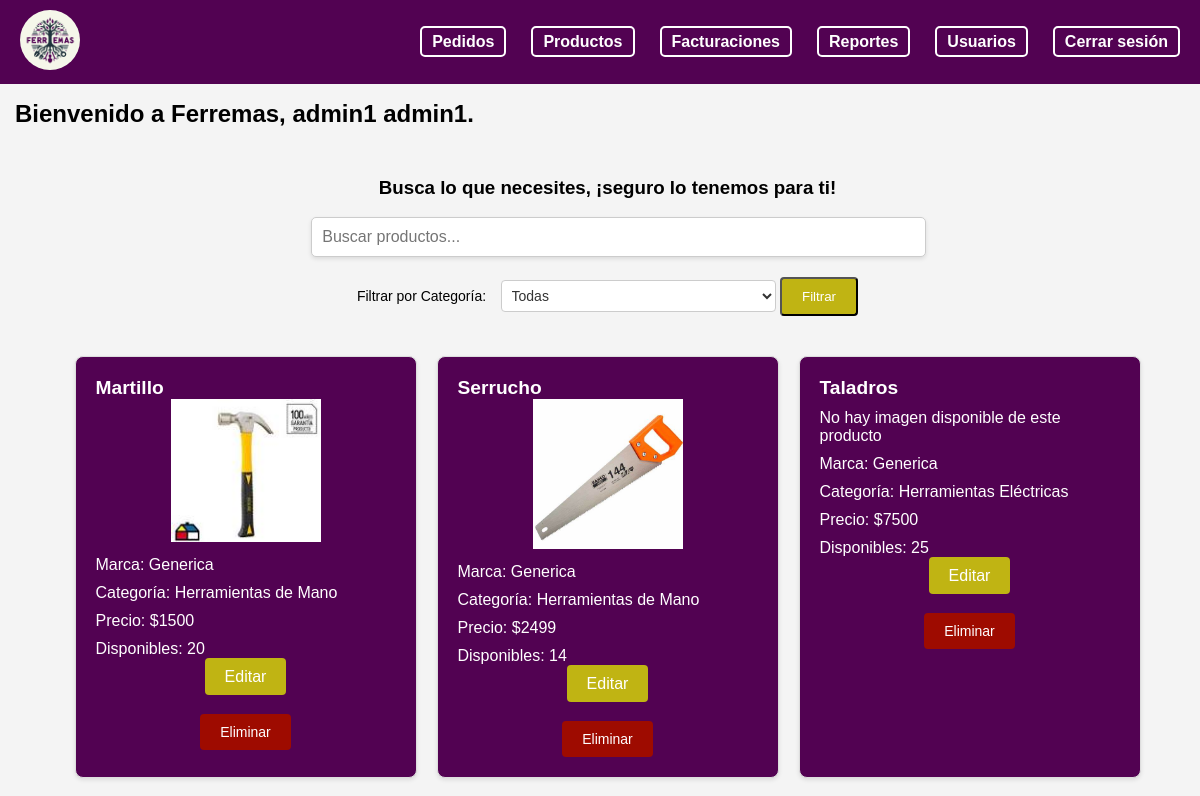
Page /adm_inventario/ (signed in, upper part) on the earlier database version.
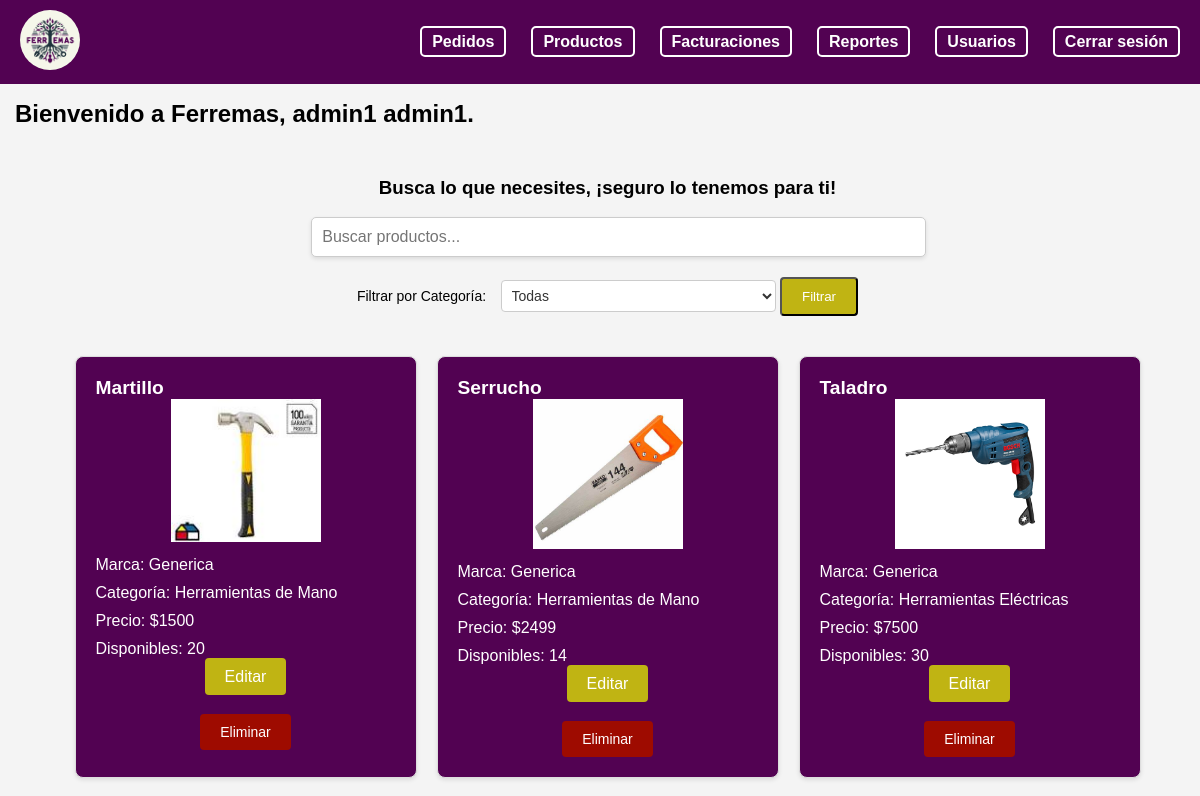
Same page on the later database version.
### myapp/models.py (models this page shows, shortened)
class Inventario(models.Model):
    prod_id = models.AutoField(primary_key=True)
    prod_nom = models.CharField(max_length=50)
    prod_marca = models.CharField(max_length=25)
    prod_prec= models.IntegerField()
    prod_img = models.ImageField(upload_to=path_and_rename, null=True, blank=True)
    catProd_nom = models.ForeignKey(CategoriaProducto, on_delete=models.CASCADE)
    inv_cantTotal = models.IntegerField(default=0)

class CategoriaProducto(models.Model):
    catProd_nom = models.CharField(max_length=100)
    def __str__(self):
        return self.catProd_nom

### myapp/views.py (the view)
# urls.py: path('adm_inventario/', views.adm_inventario, name='adm_inventario'),
def adm_inventario(request):
    user_id = request.session.get('user_id')
    if not user_id:
        return redirect('home')
    try:
        empleado = Empleado.objects.get(emp_id=request.session['user_id'])
        print("Empleado ID from session:", request.session.get('user_id'))
        print("Empleado Profile for current user:", empleado)
    except Empleado.DoesNotExist:
        return JsonResponse({'error': 'Empleado no encontrado'})
    productos = Inventario.objects.all()
    categorias = CategoriaProducto.objects.all()
    categoria_filtro = request.GET.get('categoria')
    if categoria_filtro:
        productos = productos.filter(catProd_nom__catProd_nom=categoria_filtro)
    return render(request, 'empleado/admin/adm_inventario.html', {'empleado': empleado, 'productos': productos, 'categorias': categorias})

### myapp/models.py (called while the page is built)
    def __str__(self):
        return self.rol.rol_id +' - '+ self.emp_name +' '+ self.emp_lastname

### myapp/templates/empleado/admin/adm_inventario.html (shortened to what this page needs)
{% load static %}
<!DOCTYPE html>
<html lang="en">
<head>
    <link rel="stylesheet" href="{% static '/styles/nav.css' %}" />
    <link rel="stylesheet" href="{% static '/styles/cliente/productos.css' %}" />
</head>
<body>
    <header>
        <nav>
            <div class="navbar">
            <div class="logo">
                <a href="/adm_home">
                <img src="{% static '/logo/LogoFerremas.png' %}" alt="Logo" />
                </a>
            </div>
            <div class="nav-items">
                <ul>
                    <li><a href="/adm_pedidos" id="pedidos-link"> Pedidos</a></li>
                    <li><a href="/adm_productos" id="productos-link"> Productos</a></li>
                    <li><a href="#" id="facturaciones-link"> Facturaciones</a></li>
                    <li><a href="#" id="reportes-link"> Reportes</a></li>
                    <li><a href="/adm_usuarios" id="usuarios-link"> Usuarios</a></li>
                    <li><a href="/"> Cerrar sesión</a></li>
                </ul>
            </div>
            </div>
        </nav>
    </header>
    <div class="content" id="text1" style="margin-top: 100px; margin-left: 15px;">
        <h2> Bienvenido a Ferremas, {{empleado.emp_name}} {{empleado.emp_lastname}}.</h2>
        <div class="search-bar">
            <div class="search-text">
                <h3>Busca lo que necesites, ¡seguro lo tenemos para ti!</h3>
            </div>
            <div class="search-input-container">
                <input type="text" id="searchInput" placeholder="Buscar productos..." onkeyup="filtrarProductos()">
            </div>
            <div class="filtro-categoria">
                <form method="get">
                    <label for="categoria">Filtrar por Categoría:</label>
                    <select name="categoria" id="categoria">
                        <option value="">Todas</option>
                    </select>
                    <button type="submit" class="editar-producto">Filtrar</button>
                </form>
            </div>
        </div>
        <div class="card-container" id="productos-section">
            {% for producto in productos %}
                <div class="productos-card">
                    <div class="card-header">
                        <h5>{{ producto.prod_nom }}</h5>
                    </div>
                    <div class="card-body">
                        {% if producto.prod_img %}
                            <div class="imagen-producto" style="text-align: center;">
                                <img src="{{ producto.prod_img.url }}" alt="{{ producto.prod_nom }}">
                            </div>
                        {% else %}
                            <p>No hay imagen disponible de este producto</p>
                        {% endif %}
                        <p>Marca: {{ producto.prod_marca }}</p>
                        <p>Categoría: {{ producto.catProd_nom }}</p>
                        <p>Precio: ${{ producto.prod_prec }}</p>
                        <p>Disponibles: {{ producto.inv_cantTotal }}</p>
                        <div class="acciones-producto">
                            <p>
                                <a href="{% url 'editar_producto' producto.prod_id %}" class="editar-producto">Editar</a>
                            </p>
                            <br>
                            <form method="post" action="{% url 'eliminar_producto' producto.prod_id %}">
                                <button type="submit" class="eliminar-producto">Eliminar</button>
                            </form>
                        </div>
                    </div>
                </div>
            {% endfor %}
        </div>
    </div>
</body>
</html>

Differences in the rows shown:
changed Inventario "Herramientas Eléctricas": prod_nom "Taladros" → "Taladro"; prod_img: picture added; inv_cantTotal "25" → "30"; no longer shows "No hay imagen disponible de este producto"
